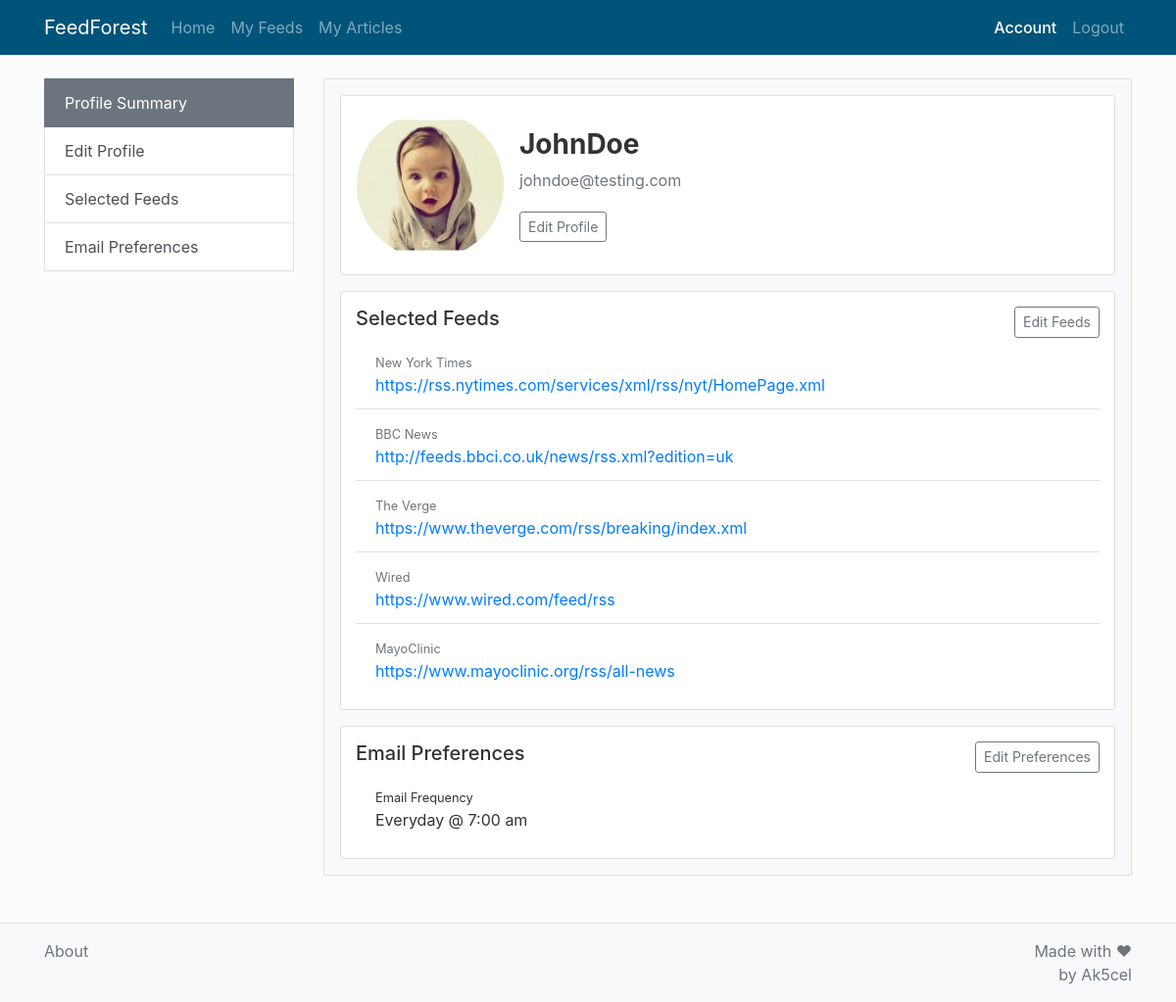
Page /account/summary (signed in) on the committed database.
### feedforest/models.py (models this page shows, shortened)
class User(db.Model, UserMixin):
    id = db.Column(db.Integer, primary_key=True)
    username = db.Column(db.String(30), index=True, unique=True, nullable=False)
    email = db.Column(db.String(120), index=True, unique=True, nullable=False)
    password_hash = db.Column(db.String(128))
    selected_feeds = db.relationship('RSSFeed', secondary=user_feed_map, lazy='subquery',
                                     backref=db.backref('selected_by', lazy=True))
    bookmarked_articles = db.relationship('Article', secondary=user_article_map, lazy='subquery',
                                          backref=db.backref('bookmarked_by', lazy=True))

class RSSFeed(db.Model):
    id = db.Column(db.Integer, primary_key=True)
    rss_link = db.Column(db.Text, unique=True, nullable=False)
    site_name = db.Column(db.String(30), nullable=False)
    site_url = db.Column(db.Text, unique=True, nullable=False)
    topic_id = db.Column(db.Integer, db.ForeignKey('topic.id'), nullable=False)
    articles = db.relationship('Article', backref='rssfeed', lazy=True)

### feedforest/routes.py (the view)
@app.route('/account')
@app.route('/account/summary')
@login_required
def account():
    return render_template('profile-summary.html', title='Account')

### feedforest/models.py (called while the page is built)
@login_manager.user_loader
def load_user(user_id):
    return User.query.get(user_id)

### feedforest/templates/profile-summary.html (shortened to what this page needs)
{% extends "account.html" %}
{% block account_info %}
	<div class="media content-section p-3 mb-3">
		<img class="rounded-circle profile-pic mr-3" src="{{ url_for('static', filename='profile-pics/cutebaby.jpg') }}">
		<div class="media-body d-flex flex-column align-items-start align-self-center">
			<h3 class="font-weight-bold">{{ current_user.username }}</h3>
			<p class="text-secondary">{{ current_user.email }}</p>
			<a class="btn btn-outline-secondary btn-sm mt-1" href="{{ url_for('edit_profile') }}">Edit Profile</a>
		</div>
	</div>
	<div class="content-section mb-3">
		<div class="d-flex justify-content-between">
			<h5>Selected Feeds</h5>
			{% if current_user.selected_feeds[0] %}
				<a class="btn btn-outline-secondary btn-sm" href="{{ url_for('edit_feeds') }}">Edit Feeds</a>
			{% else %}
				<a class="btn btn-outline-secondary btn-sm" href="{{ url_for('edit_feeds') }}">Add Feeds</a>
			{% endif %}
		</div>
		{% if current_user.selected_feeds[0] %}
			<ul class="list-group list-group-flush">
				{% for selected_feed in current_user.selected_feeds %}
					<li class="list-group-item">
						<small class="text-muted">{{ selected_feed.site_name }}</small>
						<p class="mb-0"><a href="{{ selected_feed.rss_link }}">{{ selected_feed.rss_link }}</a></p>
					</li>
				{% endfor %}
			</ul>
		{% endif %}
	</div>
	<div class="content-section">
		<div class="d-flex justify-content-between">
			<h5>Email Preferences</h5>
			<a class="btn btn-outline-secondary btn-sm" href="{{ url_for('edit_email_pref') }}">Edit Preferences</a>
		</div>
		<ul class="list-group list-group-flush">
			<li class="list-group-item">
				<small>Email Frequency</small>
				<p class="mb-0">Everyday @ 7:00 am</p>
			</li>
		</ul>
	</div>
{% endblock account_info %}

### feedforest/static/main.css (style rules this page uses)
body { color: #333333; background-color: #fcfcfc; margin-top: 5rem; }
.content-section { background-color: #ffffff; padding: 15px; border: 1px solid #dddddd; border-radius: 3px; }
img.profile-pic { width: 150px; height: 150px; }

### rows in the picture
User: username "JohnDoe", email "johndoe@testing.com"
RSSFeed: site_name "New York Times", rss_link "https://rss.nytimes.com/services/xml/rss/nyt/HomePage.xml"
RSSFeed: site_name "BBC News", rss_link "http://feeds.bbci.co.uk/news/rss.xml?edition=uk"
RSSFeed: site_name "The Verge", rss_link "https://www.theverge.com/rss/breaking/index.xml"
RSSFeed: site_name "Wired", rss_link "https://www.wired.com/feed/rss"
RSSFeed: site_name "MayoClinic", rss_link "https://www.mayoclinic.org/rss/all-news"
